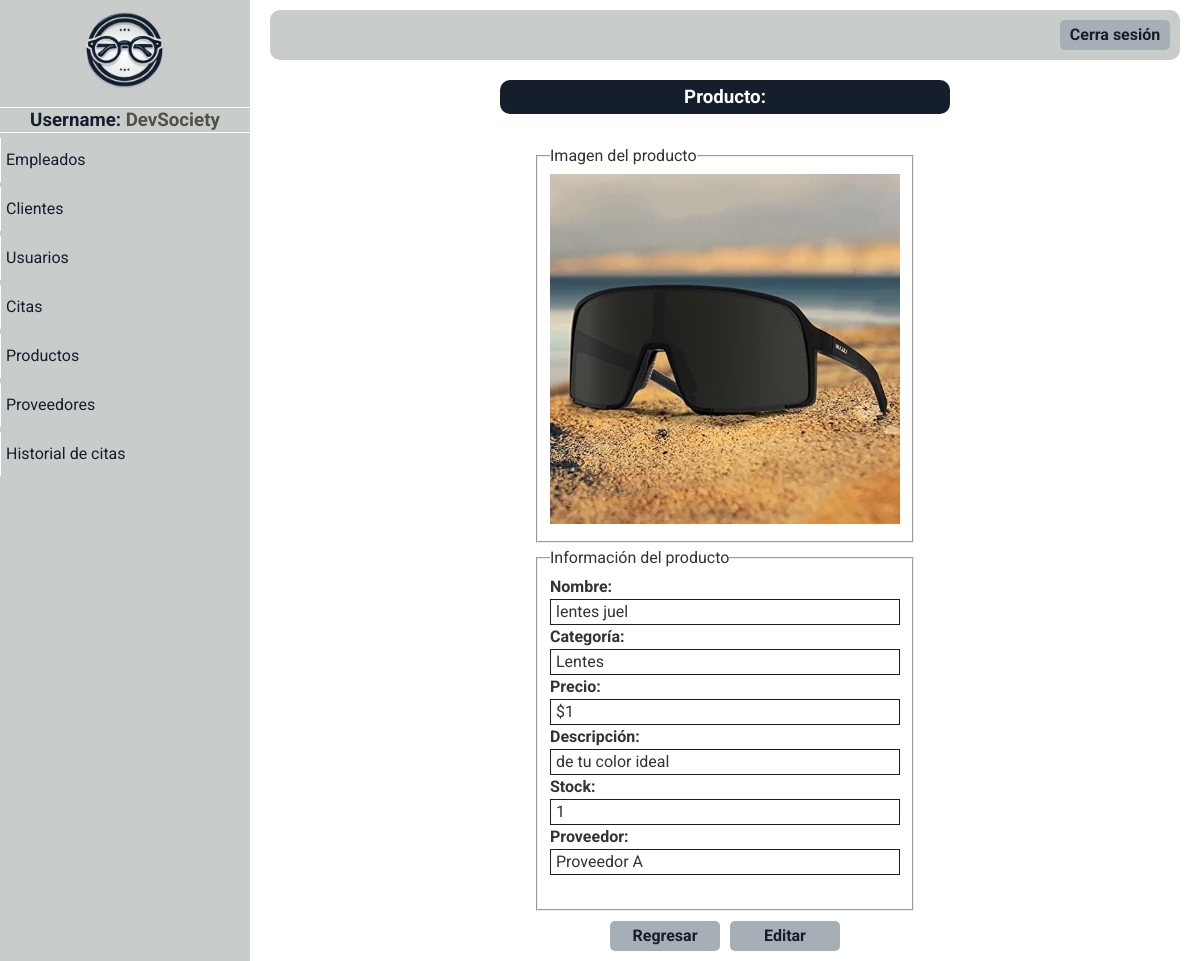
The page /paginas/ver_producto.php?origen=productos&id=10 (signed in) on the database its author committed.
### tables this page shows
CREATE TABLE `empleados` (
  `id_empleado` int(10) NOT NULL,
  `nombres` varchar(100) DEFAULT NULL,
  `apellidos` varchar(100) DEFAULT NULL,
  `correo` varchar(100) DEFAULT NULL,
  `telefono` varchar(15) DEFAULT NULL,
  `direccion` varchar(255) DEFAULT NULL,
  `rol` varchar(50) DEFAULT NULL,
  `fecha_contratacion` date DEFAULT NULL,
  `usuario` varchar(50) DEFAULT NULL,
  `contrasena` varchar(255) DEFAULT NULL,
  `libre` varchar(100) DEFAULT NULL
);

CREATE TABLE `productos` (
  `id_producto` int(11) NOT NULL,
  `nombre` varchar(100) DEFAULT NULL,
  `id_categoria` int(5) DEFAULT NULL,
  `precio` int(11) DEFAULT NULL,
  `descripcion` text DEFAULT NULL,
  `stock` int(11) DEFAULT NULL,
  `id_proveedor` int(11) DEFAULT NULL,
  `img` varchar(255) DEFAULT NULL
);

CREATE TABLE `categorias` (
  `id_categoria` int(5) NOT NULL,
  `nombre_categoria` varchar(50) DEFAULT NULL,
  `libre` int(11) DEFAULT NULL
);

CREATE TABLE `proveedores` (
  `id_proveedor` int(11) NOT NULL,
  `nombre` varchar(100) DEFAULT NULL,
  `contacto` varchar(100) DEFAULT NULL,
  `correo` varchar(100) DEFAULT NULL,
  `telefono` varchar(15) DEFAULT NULL,
  `direccion` varchar(255) DEFAULT NULL,
  `suministro` varchar(50) DEFAULT NULL,
  `libre` int(11) DEFAULT NULL
);

### paginas/ver_producto.php (the view, shortened to what this page needs)
<!DOCTYPE html>
<html lang="en">
<head>
</head>
<body>
    <?php include "menu_panel.php" ?>
    <div class="ver-producto-content main-content">
        <div class="titulo">
            <h3>Producto: <span></h3>
        </div>
        <div class="content-info">
            <?php
            require "../php/conexion.php";
            $origen = isset($_GET['origen']) ? $_GET['origen'] : "";
            $id = $_GET['id'];
            $ver_usuario = "SELECT productos.nombre AS producto, categorias.nombre_categoria, productos.precio, productos.descripcion, productos.stock, proveedores.nombre AS proveedor, productos.img  FROM productos INNER JOIN categorias ON productos.id_categoria = categorias.id_categoria INNER JOIN proveedores ON productos.id_proveedor = proveedores.id_proveedor WHERE id_producto = '$id'";
            $resultado = mysqli_query($conectar, $ver_usuario);
            $fila = $resultado->fetch_array();
            ?>
            <div class="info formulario">
                <fieldset>
                    <legend>Imagen del producto</legend>
                    <img style="width: 350px;" src="<?php echo "$fila[img]" ?>" alt="nada">
                </fieldset>
                <fieldset>
                    <legend>Información del producto</legend>
                    <label for="">Nombre:</label>
                    <p class="letra"><?php echo "$fila[producto]" . "&nbsp" ?></p>
                    <label for="">Categoría:</label>
                    <p class="letra"><?php echo "$fila[nombre_categoria]" . "&nbsp" ?></p>
                    <label for="">Precio:</label>
                    <p class="letra"><?php echo "$" . "$fila[precio]" . "&nbsp" ?></p>
                    <label for="">Descripción:</label>
                    <p class="letra"><?php echo "$fila[descripcion]" . "&nbsp" ?></p>
                    <label for="">Stock:</label>
                    <p class="letra"><?php echo "$fila[stock]" . "&nbsp" ?></p>
                    <label for="">Proveedor:</label>
                    <p class="letra"><?php echo "$fila[proveedor]" . "&nbsp" ?></p>
                </fieldset>
            </div>
        </div>
        <div class="opciones-btn-ver opciones-btn">
            <div class="btn-regresar-ver-cliente btn">
                <a href="./mostrar_productos.php">Regresar</a>
            </div>
            <div class="btn">
                <a href="./editar_producto.php?origen=<?php echo $origen ?>ver&id=<?php echo $id ?>">Editar</a>
            </div>
        </div>
    </div>
</body>
</html>

### paginas/menu_panel.php (shortened to what this page needs)
<?php
require '../php/conexion.php';
$query_empleado = "SELECT rol, usuario FROM empleados WHERE id_empleado = ? LIMIT 1";
$consulta_empleado = $conectar->prepare($query_empleado);
$consulta_empleado->bind_param("s", $_SESSION['id']);
$consulta_empleado->execute();
$resultado_empleado = $consulta_empleado->get_result();
$info_empleado = $resultado_empleado->fetch_assoc();
if($resultado_empleado->num_rows > 0){
    if ($_SESSION['rol'] == 'Administrador') {
        $options = '
        <a href="./mostrar_empleados.php">Empleados</a>
        <a href="./mostrar_clientes.php">Clientes</a>
        <a href="./mostrar_usuarios.php">Usuarios</a>
        <a href="./mostrar_citas.php">Citas</a>
        <a href="./mostrar_productos.php">Productos</a>
        <a href="./mostrar_proveedores.php">Proveedores</a>
        <a href="#">Historial de citas</a>
    ';
} else if ($_SESSION['rol'] == 'Empleado') {
    $options = '
        <a href="#">Citas</a>
        <a href="./mostrar_clientes.php">Clientes</a>
        <a href="./mostrar_productos.php">Productos</a>
        <a href="./mostrar_proveedores.php">Proveedores</a>
        <a href="#">Historial de citas</a>
        ';
    }
}else{
    require "../php/salir.php";
}
?>
<!DOCTYPE html>
<html lang="en">
<head>
    <link rel="stylesheet" href="../css/normalize.css">
    <link rel="stylesheet" href="../css/style.css" />
</head>
<body>
    <div class="container-menu-lateral">
        <div class="sidebar">
            <div class="sidebar-logo">
                <a href="./dashboard.php"><img src="../imagenes/logo.png" alt=""></a>
            </div>
            <hr>
            <h3>Username: <span><?php echo $info_empleado['usuario'] ?></span></h3>
            <hr>
            <div class="btn-sidebar">
                <?php echo $options?>
            </div>
        </div>
    </div>
    <div class="main-content">
        <header class="header">
            <div class="btn-cerrar-sesion btn"><a href="../php/salir.php">Cerra sesión</a></div>
        </header>
    </div>
</body>
</html>

### css/style.css (style rules this page uses)
:root { --color0: #ffffff; --color1: #c8ccca; --color2: #151e2d; --color3: #a7afb6; --color4: #53504a; }
* { box-sizing: border-box; margin: 0; padding: 0; }
*, *::before, *::after { box-sizing: inherit; }
html { font-size: 62.5%; box-sizing: border-box; }
body { font-family: "Roboto"; font-size: 16px; line-height: 24px; color: #333; height: 100vh; }
.main-content { flex-grow: 1; padding: 10px 20px; margin-left: 250px; }
.btn { display: flex; cursor: pointer; width: 110px; height: 30px; background-color: var(--color3); justify-content: center; align-items: center; border-radius: 5px; font-weight: bold; }
.btn a { display: flex; color: var(--color2); text-decoration: none; height: 100%; width: 100%; justify-content: center; transition: 0.4s ease-out; align-items: center; }
.formulario { padding: 10px 10px; }
.formulario label { font-weight: bold; }
.opciones-btn { display: flex; gap: 10px; margin-top: 20px; }
.container-menu-lateral { display: flex; height: 100%; position: fixed; }
.sidebar { text-align: center; width: 250px; background-color: var(--color1); color: var(--color0); }
.sidebar h3 { color: var(--color2); }
.sidebar hr { max-width: 250px; background-color: var(--color0); height: 1px; border: none; }
.btn-sidebar a { text-align: start; display: flex; align-items: center; color: var(--color2); text-decoration: none; padding: 10px 5px; margin: 5px 0; width: 100%; border-left: var(--color0) solid 0.5px; transition: font-size 0.2s ease-out; }
.sidebar-logo img { width: 100px; }
.header { display: flex; align-items: center; justify-content: end; background-color: var(--color1); height: 50px; border-radius: 10px; padding: 10px; }
.titulo { width: 450px; text-align: center; margin: auto; background-color: var(--color2); padding: 5px; color: var(--color0); border-radius: 10px; margin-bottom: 5px; }
.formulario { margin-top: 15px; display: flex; flex-direction: column; }
.opciones-btn-ver { margin: auto; justify-content: center; width: 350px; }
.info { padding: 10px; gap: 3px; }
.info p { border: var(--color2) solid 1.5px; width: 350px; padding: 0 5px; }
.info label { font-weight: bold; }
.content-info { display: flex; justify-content: center; }
span { color: var(--color4); }

### rows shown on the page
empleados: usuario "DevSociety"
productos: img (picture), nombre "lentes juel", id_categoria.nombre_categoria "Lentes", precio "1", descripcion "de tu color ideal", stock "1", id_proveedor.nombre "Proveedor A"
